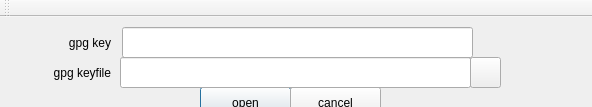
<?xml version="1.0" encoding="UTF-8"?>
<ui version="4.0">
 <class>MainWindow</class>
 <widget class="QMainWindow" name="MainWindow">
  <property name="windowModality">
   <enum>Qt::ApplicationModal</enum>
  </property>
  <property name="geometry">
   <rect>
    <x>0</x>
    <y>0</y>
    <width>592</width>
    <height>107</height>
   </rect>
  </property>
  <property name="windowTitle">
   <string>gpg key module</string>
  </property>
  <widget class="QWidget" name="centralWidget">
   <widget class="QPushButton" name="pbOpen">
    <property name="geometry">
     <rect>
      <x>200</x>
      <y>70</y>
      <width>91</width>
      <height>31</height>
     </rect>
    </property>
    <property name="text">
     <string>&amp;open</string>
    </property>
    <property name="autoDefault">
     <bool>true</bool>
    </property>
    <property name="default">
     <bool>true</bool>
    </property>
   </widget>
   <widget class="QPushButton" name="pbCancel">
    <property name="geometry">
     <rect>
      <x>290</x>
      <y>70</y>
      <width>91</width>
      <height>31</height>
     </rect>
    </property>
    <property name="text">
     <string>&amp;cancel</string>
    </property>
   </widget>
   <widget class="QPushButton" name="pbKeyFile">
    <property name="geometry">
     <rect>
      <x>470</x>
      <y>40</y>
      <width>31</width>
      <height>31</height>
     </rect>
    </property>
    <property name="text">
     <string/>
    </property>
   </widget>
   <widget class="QLabel" name="label">
    <property name="geometry">
     <rect>
      <x>10</x>
      <y>40</y>
      <width>101</width>
      <height>31</height>
     </rect>
    </property>
    <property name="text">
     <string>gpg keyfile</string>
    </property>
    <property name="alignment">
     <set>Qt::AlignRight|Qt::AlignTrailing|Qt::AlignVCenter</set>
    </property>
   </widget>
   <widget class="QLabel" name="label_2">
    <property name="geometry">
     <rect>
      <x>0</x>
      <y>10</y>
      <width>111</width>
      <height>31</height>
     </rect>
    </property>
    <property name="text">
     <string>gpg key</string>
    </property>
    <property name="alignment">
     <set>Qt::AlignRight|Qt::AlignTrailing|Qt::AlignVCenter</set>
    </property>
   </widget>
   <widget class="QLineEdit" name="lineEditKey">
    <property name="geometry">
     <rect>
      <x>122</x>
      <y>10</y>
      <width>351</width>
      <height>31</height>
     </rect>
    </property>
   </widget>
   <widget class="QLineEdit" name="lineEditKeyFile">
    <property name="geometry">
     <rect>
      <x>120</x>
      <y>40</y>
      <width>351</width>
      <height>31</height>
     </rect>
    </property>
   </widget>
  </widget>
  <widget class="QToolBar" name="mainToolBar">
   <attribute name="toolBarArea">
    <enum>TopToolBarArea</enum>
   </attribute>
   <attribute name="toolBarBreak">
    <bool>false</bool>
   </attribute>
  </widget>
 </widget>
 <layoutdefault spacing="6" margin="11"/>
 <tabstops>
  <tabstop>lineEditKey</tabstop>
  <tabstop>lineEditKeyFile</tabstop>
  <tabstop>pbKeyFile</tabstop>
  <tabstop>pbOpen</tabstop>
  <tabstop>pbCancel</tabstop>
 </tabstops>
 <resources/>
 <connections/>
</ui>
